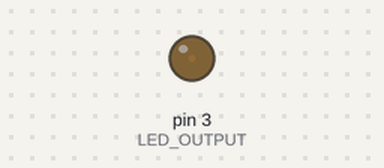
Simulated run of this sketch. Board: Arduino Uno, built with avr-gcc and run on an emulated ATmega328P. Parts: output pins drawn as LEDs (lit = HIGH).

Above: at 0.05 s.
At 3.45 s:
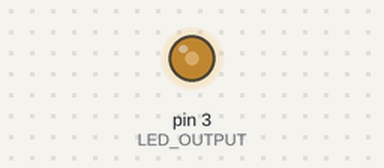
At 6.95 s:
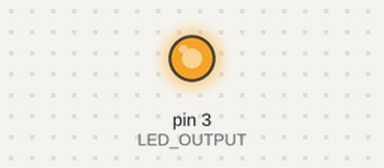
At 13.85 s:
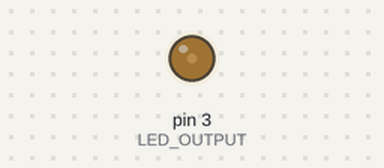
Timing chart, 0 to 21.3 s (numbered marks = the images above):
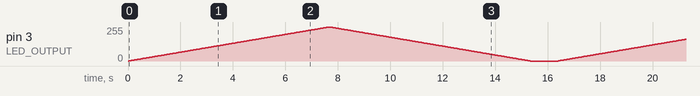

The sketch:

03_smooth_flickering.ino
```cpp
int const DELAY = 30;
int const LED_OUTPUT = 3;
int const FINAL_DELAY = 1000;

void setup()
{
    pinMode(LED_OUTPUT, OUTPUT);
}

void loop()
{
    for (int brightParameter = 0; brightParameter <= 255; brightParameter++)
    {
        analogWrite(LED_OUTPUT, brightParameter);
        delay(DELAY);
    }

    for (int brightParameter = 255; brightParameter >= 0; brightParameter--)
    {
        analogWrite(LED_OUTPUT, brightParameter);
        delay(DELAY);
    }

    delay(FINAL_DELAY);
}
```
